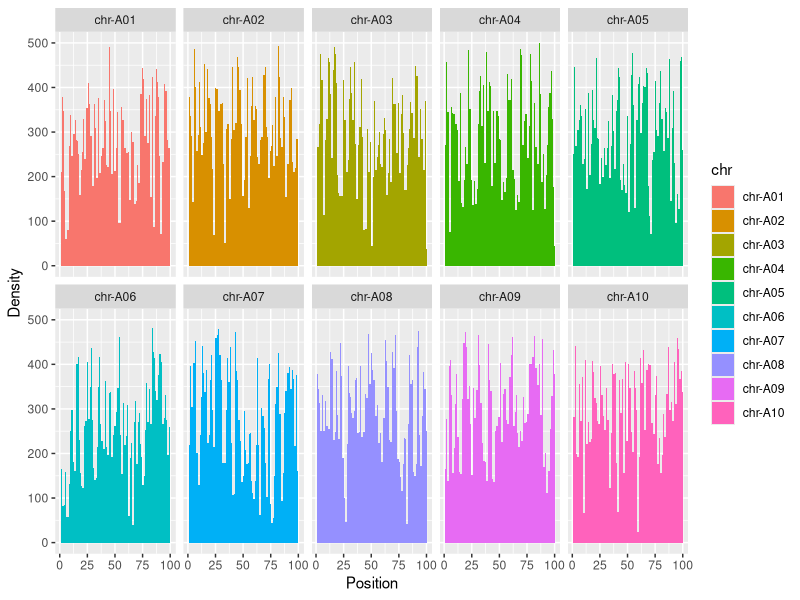

R code for this plot:
library(ggplot2)

df <- read.csv("df.csv")


p <- ggplot(data = df, aes(x=Position, y=Density)) + geom_area(aes(fill=chr))
p + facet_wrap(~ chr, ncol=5)
